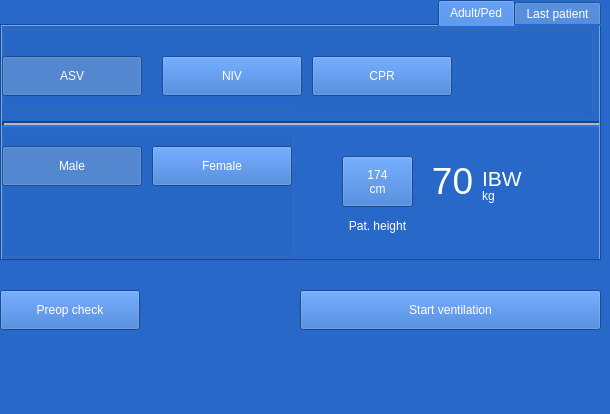
<?xml version="1.0" encoding="UTF-8"?>
<ui version="4.0">
 <class>MainWindow</class>
 <widget class="QMainWindow" name="MainWindow">
  <property name="geometry">
   <rect>
    <x>0</x>
    <y>0</y>
    <width>610</width>
    <height>414</height>
   </rect>
  </property>
  <property name="windowTitle">
   <string>MainWindow</string>
  </property>
  <property name="styleSheet">
   <string notr="true">background-color: rgb(39, 104, 200);</string>
  </property>
  <widget class="QWidget" name="centralwidget">
   <widget class="QTabWidget" name="tabWidget">
    <property name="geometry">
     <rect>
      <x>0</x>
      <y>0</y>
      <width>601</width>
      <height>261</height>
     </rect>
    </property>
    <property name="mouseTracking">
     <bool>false</bool>
    </property>
    <property name="layoutDirection">
     <enum>Qt::RightToLeft</enum>
    </property>
    <property name="autoFillBackground">
     <bool>false</bool>
    </property>
    <property name="styleSheet">
     <string notr="true">background-color: rgb(39, 104, 200);
color: rgb(255, 255, 255);
selection-color: rgb(115, 210, 22);</string>
    </property>
    <property name="tabPosition">
     <enum>QTabWidget::North</enum>
    </property>
    <property name="tabShape">
     <enum>QTabWidget::Rounded</enum>
    </property>
    <property name="currentIndex">
     <number>1</number>
    </property>
    <property name="iconSize">
     <size>
      <width>16</width>
      <height>16</height>
     </size>
    </property>
    <property name="usesScrollButtons">
     <bool>false</bool>
    </property>
    <property name="documentMode">
     <bool>false</bool>
    </property>
    <property name="tabsClosable">
     <bool>false</bool>
    </property>
    <property name="movable">
     <bool>false</bool>
    </property>
    <property name="tabBarAutoHide">
     <bool>false</bool>
    </property>
    <widget class="QWidget" name="LastPatient">
     <attribute name="title">
      <string>Last patient</string>
     </attribute>
    </widget>
    <widget class="QWidget" name="AdultPed">
     <attribute name="title">
      <string>Adult/Ped</string>
     </attribute>
     <widget class="Line" name="line_6">
      <property name="geometry">
       <rect>
        <x>0</x>
        <y>90</y>
        <width>601</width>
        <height>16</height>
       </rect>
      </property>
      <property name="autoFillBackground">
       <bool>false</bool>
      </property>
      <property name="styleSheet">
       <string notr="true">border-color: rgb(255, 255, 255);</string>
      </property>
      <property name="frameShadow">
       <enum>QFrame::Sunken</enum>
      </property>
      <property name="lineWidth">
       <number>2</number>
      </property>
      <property name="midLineWidth">
       <number>2</number>
      </property>
      <property name="orientation">
       <enum>Qt::Horizontal</enum>
      </property>
     </widget>
     <widget class="QPushButton" name="PatHeight">
      <property name="geometry">
       <rect>
        <x>340</x>
        <y>130</y>
        <width>71</width>
        <height>51</height>
       </rect>
      </property>
      <property name="styleSheet">
       <string notr="true">
QPushButton#PatHeight {	
	color: rgb(255, 255, 255);
	background-color: rgb(39, 104, 200);
}


QPushButton#PatHeight:checked {	
	color: rgb(0, 0, 0);
	background-color: rgb(245, 121, 0);
}</string>
      </property>
      <property name="text">
       <string>174
cm</string>
      </property>
      <property name="checkable">
       <bool>true</bool>
      </property>
      <property name="checked">
       <bool>false</bool>
      </property>
      <property name="autoExclusive">
       <bool>false</bool>
      </property>
     </widget>
     <widget class="QLabel" name="PatHeight_2">
      <property name="geometry">
       <rect>
        <x>330</x>
        <y>190</y>
        <width>91</width>
        <height>21</height>
       </rect>
      </property>
      <property name="styleSheet">
       <string notr="true">color: rgb(255, 255, 255);</string>
      </property>
      <property name="text">
       <string>&lt;html&gt;&lt;head/&gt;&lt;body&gt;&lt;p align=&quot;center&quot;&gt;Pat. height&lt;/p&gt;&lt;/body&gt;&lt;/html&gt;</string>
      </property>
     </widget>
     <widget class="QLabel" name="IBW">
      <property name="geometry">
       <rect>
        <x>420</x>
        <y>130</y>
        <width>61</width>
        <height>51</height>
       </rect>
      </property>
      <property name="styleSheet">
       <string notr="true">color: rgb(255, 255, 255);</string>
      </property>
      <property name="text">
       <string>&lt;html&gt;&lt;head/&gt;&lt;body&gt;&lt;p align=&quot;center&quot;&gt;&lt;span style=&quot; font-size:28pt;&quot;&gt;70&lt;/span&gt;&lt;/p&gt;&lt;/body&gt;&lt;/html&gt;</string>
      </property>
     </widget>
     <widget class="QLabel" name="IBW2">
      <property name="geometry">
       <rect>
        <x>480</x>
        <y>140</y>
        <width>61</width>
        <height>21</height>
       </rect>
      </property>
      <property name="styleSheet">
       <string notr="true">color: rgb(255, 255, 255);</string>
      </property>
      <property name="text">
       <string>&lt;html&gt;&lt;head/&gt;&lt;body&gt;&lt;p&gt;&lt;span style=&quot; font-size:16pt;&quot;&gt;IBW&lt;/span&gt;&lt;/p&gt;&lt;/body&gt;&lt;/html&gt;</string>
      </property>
     </widget>
     <widget class="QLabel" name="kg">
      <property name="geometry">
       <rect>
        <x>480</x>
        <y>160</y>
        <width>61</width>
        <height>21</height>
       </rect>
      </property>
      <property name="styleSheet">
       <string notr="true">color: rgb(255, 255, 255);</string>
      </property>
      <property name="text">
       <string>&lt;html&gt;&lt;head/&gt;&lt;body&gt;&lt;p&gt;kg&lt;/p&gt;&lt;/body&gt;&lt;/html&gt;</string>
      </property>
     </widget>
     <widget class="QGroupBox" name="gender_selection_group">
      <property name="geometry">
       <rect>
        <x>0</x>
        <y>80</y>
        <width>291</width>
        <height>151</height>
       </rect>
      </property>
      <property name="title">
       <string/>
      </property>
      <widget class="QPushButton" name="Female">
       <property name="geometry">
        <rect>
         <x>150</x>
         <y>40</y>
         <width>140</width>
         <height>40</height>
        </rect>
       </property>
       <property name="styleSheet">
        <string notr="true">color: rgb(255, 255, 255);
background-color: rgb(39, 104, 200);</string>
       </property>
       <property name="text">
        <string>Female</string>
       </property>
       <property name="checkable">
        <bool>true</bool>
       </property>
       <property name="checked">
        <bool>false</bool>
       </property>
       <property name="autoExclusive">
        <bool>true</bool>
       </property>
       <property name="autoDefault">
        <bool>false</bool>
       </property>
       <property name="default">
        <bool>false</bool>
       </property>
       <property name="flat">
        <bool>false</bool>
       </property>
      </widget>
      <widget class="QPushButton" name="Male">
       <property name="geometry">
        <rect>
         <x>0</x>
         <y>40</y>
         <width>140</width>
         <height>40</height>
        </rect>
       </property>
       <property name="styleSheet">
        <string notr="true">color: rgb(255, 255, 255);
background-color: rgb(39, 104, 200);</string>
       </property>
       <property name="text">
        <string>Male</string>
       </property>
       <property name="checkable">
        <bool>true</bool>
       </property>
       <property name="checked">
        <bool>true</bool>
       </property>
       <property name="autoExclusive">
        <bool>true</bool>
       </property>
       <property name="autoDefault">
        <bool>false</bool>
       </property>
       <property name="default">
        <bool>false</bool>
       </property>
       <property name="flat">
        <bool>false</bool>
       </property>
      </widget>
     </widget>
     <widget class="QGroupBox" name="mode_group">
      <property name="geometry">
       <rect>
        <x>0</x>
        <y>0</y>
        <width>591</width>
        <height>91</height>
       </rect>
      </property>
      <property name="title">
       <string/>
      </property>
      <widget class="QPushButton" name="ASV">
       <property name="geometry">
        <rect>
         <x>0</x>
         <y>30</y>
         <width>140</width>
         <height>40</height>
        </rect>
       </property>
       <property name="styleSheet">
        <string notr="true">color: rgb(255, 255, 255);
background-color: rgb(39, 104, 200);</string>
       </property>
       <property name="text">
        <string>ASV</string>
       </property>
       <property name="checkable">
        <bool>true</bool>
       </property>
       <property name="checked">
        <bool>true</bool>
       </property>
       <property name="autoExclusive">
        <bool>true</bool>
       </property>
       <property name="autoDefault">
        <bool>false</bool>
       </property>
       <property name="default">
        <bool>false</bool>
       </property>
       <property name="flat">
        <bool>false</bool>
       </property>
      </widget>
      <widget class="QPushButton" name="NIV">
       <property name="geometry">
        <rect>
         <x>160</x>
         <y>30</y>
         <width>140</width>
         <height>40</height>
        </rect>
       </property>
       <property name="styleSheet">
        <string notr="true">color: rgb(255, 255, 255);
background-color: rgb(39, 104, 200);</string>
       </property>
       <property name="text">
        <string>NIV</string>
       </property>
       <property name="checkable">
        <bool>true</bool>
       </property>
       <property name="checked">
        <bool>false</bool>
       </property>
       <property name="autoExclusive">
        <bool>true</bool>
       </property>
       <property name="autoDefault">
        <bool>false</bool>
       </property>
       <property name="default">
        <bool>false</bool>
       </property>
       <property name="flat">
        <bool>false</bool>
       </property>
      </widget>
      <widget class="QPushButton" name="CPR">
       <property name="geometry">
        <rect>
         <x>310</x>
         <y>30</y>
         <width>140</width>
         <height>40</height>
        </rect>
       </property>
       <property name="styleSheet">
        <string notr="true">color: rgb(255, 255, 255);
background-color: rgb(39, 104, 200);</string>
       </property>
       <property name="text">
        <string>CPR</string>
       </property>
       <property name="checkable">
        <bool>true</bool>
       </property>
       <property name="checked">
        <bool>false</bool>
       </property>
       <property name="autoExclusive">
        <bool>true</bool>
       </property>
       <property name="autoDefault">
        <bool>false</bool>
       </property>
       <property name="default">
        <bool>false</bool>
       </property>
       <property name="flat">
        <bool>false</bool>
       </property>
      </widget>
     </widget>
     <zorder>mode_group</zorder>
     <zorder>gender_selection_group</zorder>
     <zorder>line_6</zorder>
     <zorder>PatHeight</zorder>
     <zorder>PatHeight_2</zorder>
     <zorder>IBW</zorder>
     <zorder>IBW2</zorder>
     <zorder>kg</zorder>
    </widget>
   </widget>
   <widget class="QPushButton" name="PreopCheck">
    <property name="geometry">
     <rect>
      <x>0</x>
      <y>290</y>
      <width>140</width>
      <height>40</height>
     </rect>
    </property>
    <property name="styleSheet">
     <string notr="true">color: rgb(255, 255, 255);
background-color: rgb(39, 104, 200);</string>
    </property>
    <property name="text">
     <string>Preop check</string>
    </property>
    <property name="checkable">
     <bool>false</bool>
    </property>
    <property name="checked">
     <bool>false</bool>
    </property>
    <property name="autoExclusive">
     <bool>false</bool>
    </property>
    <property name="autoDefault">
     <bool>false</bool>
    </property>
    <property name="default">
     <bool>false</bool>
    </property>
    <property name="flat">
     <bool>false</bool>
    </property>
   </widget>
   <widget class="QPushButton" name="StartVentilation">
    <property name="geometry">
     <rect>
      <x>300</x>
      <y>290</y>
      <width>301</width>
      <height>40</height>
     </rect>
    </property>
    <property name="styleSheet">
     <string notr="true">color: rgb(255, 255, 255);
background-color: rgb(39, 104, 200);</string>
    </property>
    <property name="text">
     <string>Start ventilation</string>
    </property>
    <property name="checkable">
     <bool>false</bool>
    </property>
    <property name="checked">
     <bool>false</bool>
    </property>
    <property name="autoExclusive">
     <bool>false</bool>
    </property>
    <property name="autoDefault">
     <bool>false</bool>
    </property>
    <property name="default">
     <bool>false</bool>
    </property>
    <property name="flat">
     <bool>false</bool>
    </property>
   </widget>
  </widget>
  <widget class="QMenuBar" name="menubar">
   <property name="geometry">
    <rect>
     <x>0</x>
     <y>0</y>
     <width>610</width>
     <height>22</height>
    </rect>
   </property>
  </widget>
  <widget class="QStatusBar" name="statusbar"/>
 </widget>
 <resources/>
 <connections/>
</ui>
